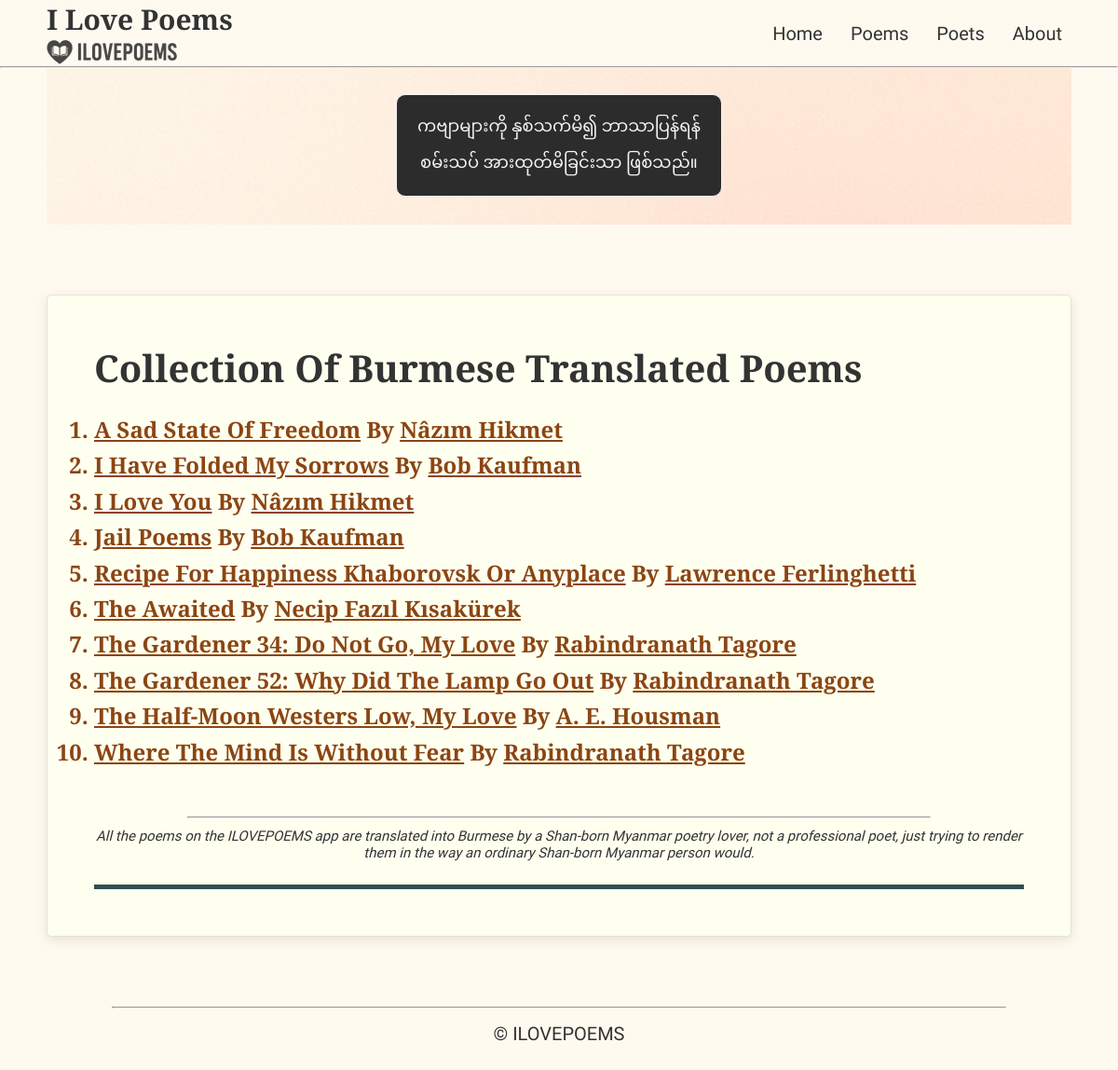
The page /poems/ on the database as committed earlier.
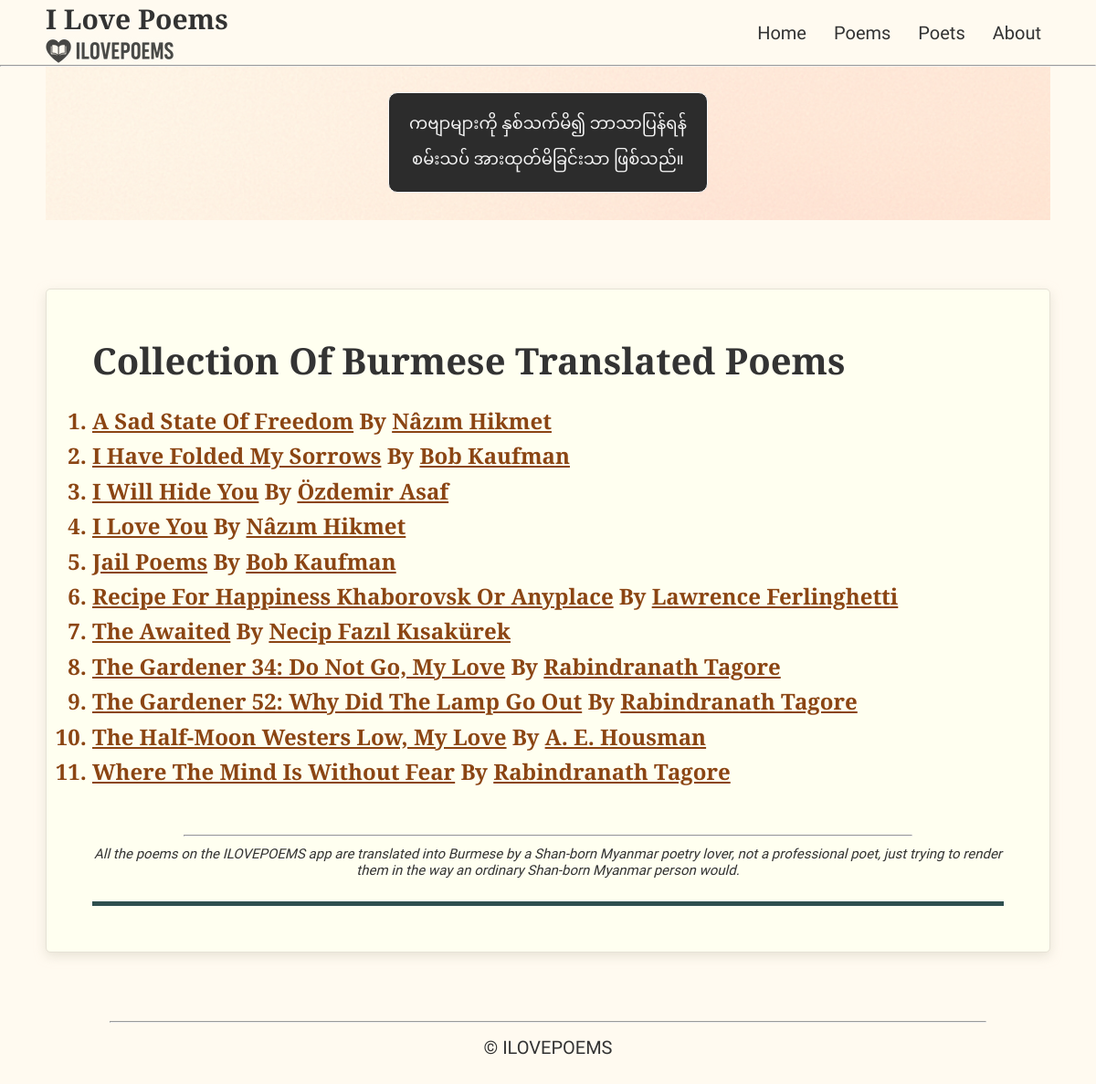
The same page on the database as committed later.
### poems/models.py (models this page shows, shortened)
class Poem(models.Model):
    title_en = models.CharField(max_length=200)
    title_mm = models.CharField(max_length=200)  # Myanmar title
    poem_mm = models.TextField()                  # Myanmar poem content
    poem_en = models.TextField()                  # English poem content
    about = models.TextField(blank=True)          # About the poem
    source = models.CharField(max_length=300, blank=True)
    featured = models.BooleanField(default=False)  # True/False column
    poet = models.ForeignKey('Poet', on_delete=models.CASCADE, related_name='poems')
    date_added = models.DateTimeField("date added")

class Poet(models.Model):
    name_en = models.CharField(max_length=100)
    name_mm = models.CharField(max_length=100)    # Myanmar name
    about = models.TextField(blank=True)          # About the poet
    source = models.CharField(max_length=300, blank=True)
    born_year = models.PositiveSmallIntegerField("Year of birth", null=True, blank=False)
    dead_year = models.PositiveSmallIntegerField("Year of death", null=True, blank=False)

### poems/views.py (the view)
# urls.py: path('',include('poems.urls')),
def poems(request):
    all_poem_list= Poem.objects.all().order_by("title_en","poet__name_en")
    context = {
        "all_poem_list": all_poem_list
    }
    return render(request, "poems/poems.html", context)

### poems/templates/poems/poems.html (shortened to what this page needs)
{% extends "poems/base.html" %}
{% block content %}
    <div class="poem-translation">
        <div class="poem">
            {% if all_poem_list %}
                <p class="poem-title_en">Collection of Burmese Translated Poems</p>
                <ol class="list">
                    {% for poem in all_poem_list %}
                        <li class="poems_list_items poet">
                            <span class="poet-wrapper">
                                <a href="{% url 'poems:poem' poem.id %}" class="poet">{{ poem.title_en|striptags }}</a>
                            </span>
                            <span class="poet-wrapper">
                                By <a href="{% url 'poems:poet' poem.poet.id %}" class="poet">{{ poem.poet.name_en }}</a>
                            </span>
                        </li>
                    {% endfor %}
                </ol>
            {% else %}
                <p>No poems available.</p>
            {% endif %}
            <hr>
            <div class="trans-note">
                <p>
                    All the poems on the ILOVEPOEMS app are translated into Burmese by a Shan-born Myanmar poetry lover, not a professional poet, just trying to render them in the way an ordinary Shan-born Myanmar person would.
                </p>
            </div>
            <hr class="bottom_bar">
        </div>
    </div>
{% endblock content %}

Rows that differ between the two databases and show on the page:
added Poem: title_en "I Will Hide You", poet.name_en "Özdemir Asaf"
